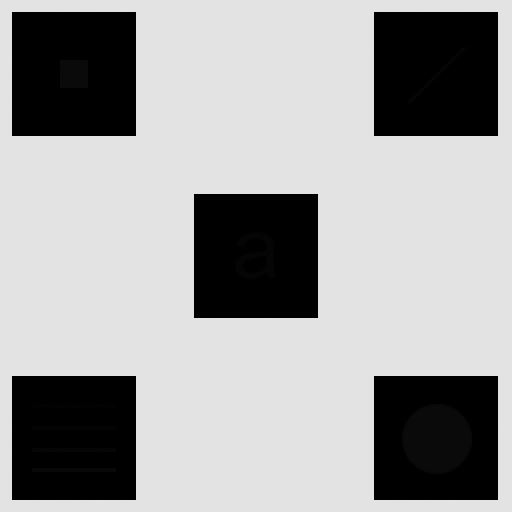
//> input picture LocalHistogramEqualization/Fig0326(a)(embedded_square_noisy_512).tif, 512 x 512 px
$ ./LocalHistogramEqualization   (built with g++ and OpenCV 4)
//> lines starting //> are read from the running program, lines starting //| are printed output that depends on the picture; after the words box and inside, x2 and y2 are one past the last pixel; in counts of white or black regions, pixels touching at a corner belong together
//> further down, srcImage is the input picture: 512 rows x 512 cols, CV_8UC1; min 0, max 228, mean 160.7
/**
  * @author:          yangjun
  * @date             2017/8/25 17:24
  * @description:     局部直方图均衡
  */

#include <highgui/highgui.hpp>
#include <core/core.hpp>

using namespace cv;

//根据统计好的直方图求邻域内的CDF
void getCDF(float *s, const float *const c) {
	for (int i = 1; i < 256; i++) {
		s[i] = s[i - 1] + c[i];
	}
}

//局部变换和邻域中心移动后修改统计信息
void refresh(float *c, uchar sub, bool flag) {
	if (flag) {
		c[sub] += (1.0 / 49.0);
	}
	else {
		c[sub] -= (1.0 / 49.0);
	}
}

//应用局部直方图算法
void localhist(Mat image) {

	int cols = image.cols;
//> cols = 512
	int rows = image.rows;
//> rows = 512
	float count[256] = { 0.f }; //单个概率

	//统计第一邻域
	uchar sub = 0; //像素
	for (int m = 0; m < 7; m++) {
		for (int n = 0; n < 7; n++) {
			sub = image.at<uchar>(m, n);
			count[sub] += (1.0 / 49.0); //邻域内每个像素出现的概率
		}
	}
//> after the loop, sub = 227; count = 256 values, max 1 at index 227, min 0 at index 0, mean 0.00391

	float s[256]; //累积概率
	s[0] = count[0];
//> s = 256 values from 0 to 0
	getCDF(s, count); //邻域内的CDF
//> s = 256 values from 0 to 1

	sub = image.at<uchar>(3, 3);
	uchar newvalue = (uchar)((s[sub]) * 255 + 0.5);
//> newvalue = 255
	image.at<uchar>(3, 3) = newvalue;
//> image: 512 rows x 512 cols, CV_8UC1; 1 pixels changed, all inside (x1, y1, x2, y2) = (3, 3, 4, 4)

	refresh(count, sub, false); //旧值减少一次
//> count = 256 values, max 0.98 at index 227, min 0 at index 0, mean 0.00383
	refresh(count, newvalue, true); //新值增加一次
//> count = 256 values, max 0.98 at index 227, min 0 at index 0, mean 0.00391

	//邻域位移，逐邻域修改直方图信息
	for (int i = 3; i < rows - 3; i++) {
		for (int j = 3; j < cols - 3; j++) {
			bool dirty = true;
			if (i == 3 && j == 3) {
				continue;
			}
			for (int p = 0; p < 7; p++) {
				//uchar old = image.at<uchar>(j - 4, i - 3 + p);
				//uchar add = image.at<uchar>(j + 3, i - 3 + p);
				uchar old = image.at<uchar>(i - 3 + p, j - 4);
				uchar add = image.at<uchar>(i - 3 + p, j + 3);
				if (old != add) {
					refresh(count, old, false);
					refresh(count, add, true);
					dirty = false;
				}
			}
			if (!dirty) {
				getCDF(s, count);
				sub = image.at<uchar>(i, j);
				refresh(count, sub, false);
				image.at<uchar>(i, j) = (uchar)(s[sub] * 255 + 0.5);
				refresh(count, image.at<uchar>(i, j), true);
			}
		}
	}
//> this loop made 506 passes
//> sub on passes 1 to 3: 227, 228, 228
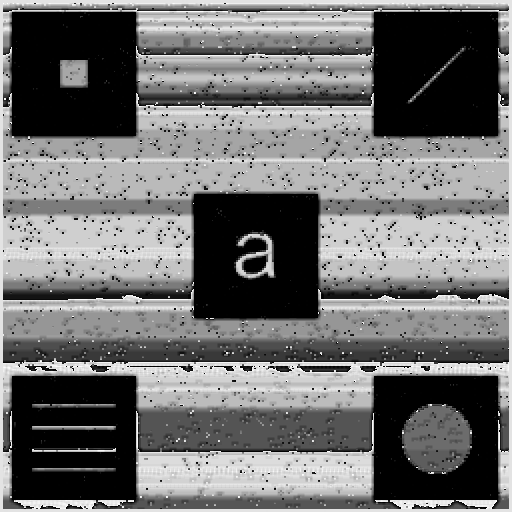
//> image: 512 rows x 512 cols, CV_8UC1; min 0, max 255, mean 112.5
//> after the loop, count = 256 values, max 5.49 at index 84, min -72.82 at index 227, mean 0.0039; s = 256 values, max 67.76 at index 225, min -5.7 at index 227, mean 21.33; sub = 227
}

int main(int argc, char* argv[]) {

	Mat srcImage = imread("F:\\DIP3E_Original_Images\\DIP3E_Original_Images_CH03\\Fig0326(a)(embedded_square_noisy_512).tif", 0);
	if (!srcImage.data)
	{
		return 0;
	}

	namedWindow("SrcImage");
	imshow("SrcImage", srcImage);

	localhist(srcImage);

	namedWindow("DstImage");
	imshow("DstImage", srcImage);

	waitKey();
	return 0;
}
